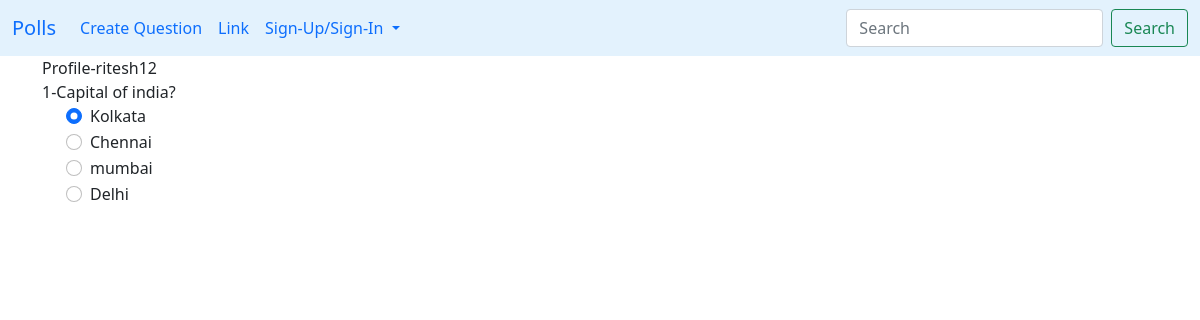
Page /profile/1/ on the earlier database version.
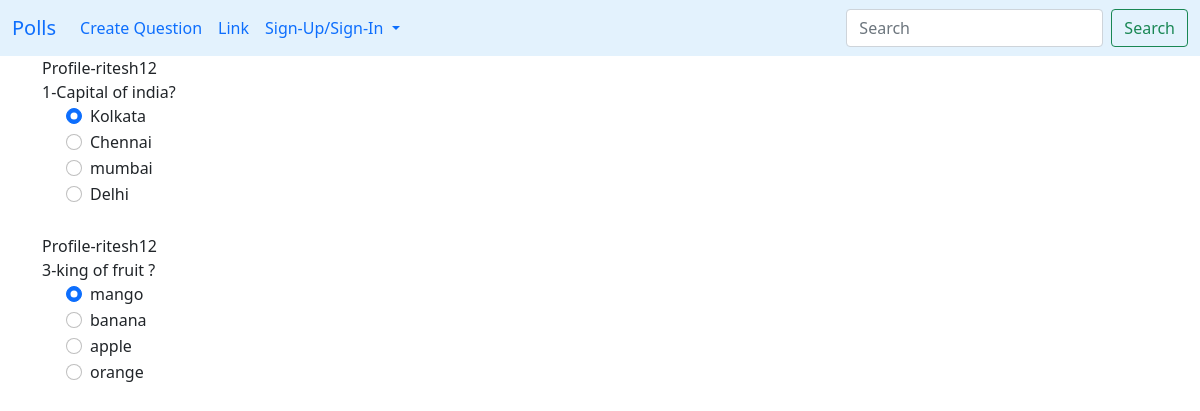
Same page on the later database version.
### polls/models.py (models this page shows, shortened)
class Question(models.Model):
    user=models.ForeignKey(User,on_delete=models.CASCADE)
    questions = models.CharField(max_length=200,null=True)
    op1 = models.CharField(max_length=200,null=True)
    op2 = models.CharField(max_length=200,null=True)
    op3 = models.CharField(max_length=200,null=True)
    op4 = models.CharField(max_length=200,null=True)
    ans = models.CharField(max_length=200,null=True)
    created_at=models.DateTimeField(auto_now_add=True)
    updated_at=models.DateTimeField(auto_now=True)

### user/models.py (models this page shows, shortened)
class User(AbstractUser):
    username=models.CharField(verbose_name='Username',max_length=256,unique=True)
    first_name=models.CharField(verbose_name='First Name',max_length=100)
    last_name=models.CharField(verbose_name='Last Name',max_length=100)
    email=models.EmailField(verbose_name='E-mail',max_length=256,unique=True)
    phone_number=PhoneNumberField(null=False,unique=True,blank=True)
    created_at=models.DateTimeField(auto_now_add=True)
    updated_at=models.DateTimeField(auto_now=True)
    USERNAME_FIELD = 'username'
    REQUIRED_FIELDS = ['email','phone_number','first_name','last_name']

### polls/views.py (the view)
# urls.py: path('profile/<str:pk>/',views.user_profile,name='profile')
def user_profile(request,pk):
    user=User.objects.get(id=pk)
    questions=user.question_set.all()
    context={'user':user,'questions':questions}
    return render(request,'Home/profile.html',context)

### Templates/Home/profile.html
{% extends 'main.html' %}
{% block content %}
<div>
    {% for q in questions %}
    <label>Profile-{{q.user.username}}</label>
    <div class="form-group">
        <label  class="form-check-label">{{q.id}}-{{q.questions}}</label>
    </div>
    <div class="form-check">
        <div class="form-check">
            <input class="form-check-input" type="radio" name="{{q.question}}" id="gridRadios1" value="option1"
                checked>
            <label class="form-check-label" for="gridRadios1">
                {{q.op1}}
            </label>
        </div>
        <div class="form-check">
            <input class="form-check-input" type="radio" name="{{q.question}}" id="gridRadios2" value="option2">
            <label class="form-check-label" for="gridRadios2">
                {{q.op2}}
            </label>
        </div>
        <div class="form-check">
            <input class="form-check-input" type="radio" name="{{q.question}}" id="gridRadios1" value="option3">
            <label class="form-check-label" for="gridRadios1">
                {{q.op3}}
            </label>
        </div>
        <div class="form-check">
            <input class="form-check-input" type="radio" name="{{q.question}}" id="gridRadios2" value="option4">
            <label class="form-check-label" for="gridRadios2">
                {{q.op4}}
            </label>
        </div>
        <br>
    </div>
    {% endfor  %}
</div>
{% endblock %}

Differences in the rows shown:
added Question: user.username "ritesh12", id "3", questions "king of fruit ?", op1 "mango", op2 "banana", op3 "apple", op4 "orange"
